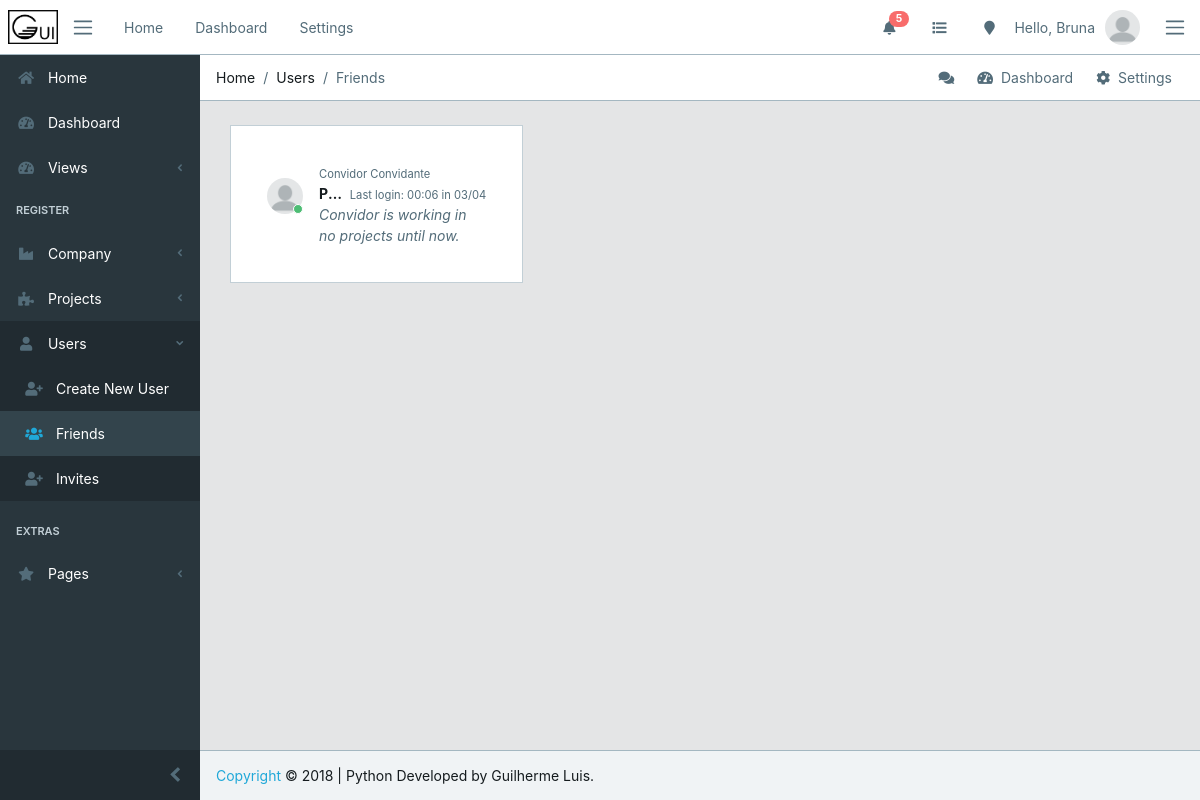
The page /register/users/friends/ (signed in) on the database its author committed.
### register/models.py (models this page shows, shortened)
class UserProfile(models.Model):
    user = models.ForeignKey(User, on_delete=models.CASCADE)
    company = models.ForeignKey(Company, on_delete=models.CASCADE)
    project = models.ManyToManyField(Project, blank=True)
    friends = models.ManyToManyField('self', blank=True)

class Company(models.Model):
    social_name = models.CharField(max_length=80)
    name = models.CharField(max_length=80)
    email = models.EmailField()
    city = models.CharField(max_length=50)
    found_date = models.DateField()
    class Meta:
        verbose_name_plural = 'Companies'
        ordering = ('name',)
    def __str__(self):
        return (self.name)

### register/views.py (the view)
# urls.py: path('users/friends/', views.friends, name='friends'),
def friends(request):
    user = get_active_profile(request)
    friends = user.friends.all()
    context = {
        'friends' : friends,
    }
    return render(request, 'register/friends.html', context)

### register/views.py (called while the page is built)
def get_active_profile(request):
    user_id = request.user.userprofile_set.values_list()[0][0]
    return UserProfile.objects.get(id=user_id)

### register/templates/register/friends.html
{% extends 'core/base.html' %}
{% load staticfiles %}
{% block breadcrumb %}
        <li class="breadcrumb-item">Home</li>
        <li class="breadcrumb-item">Users</li>
        <li class="breadcrumb-item active">Friends</li>
{% endblock breadcrumb%}
{% block content %}
<div class="container-fluid">
    <div id="ui-view" style="opacity: 1;"><div class="animated fadeIn">
        <div class="row">
                {% if friends %}
                {% for friend in friends %}
                <div class="col-sm-6 col-md-4">
                    <div class="card">
                        <div class="card-body">
                            <div class="tab-pane p-3 active show">
                              <div class="message">
                                <div class="py-3 pb-5 mr-3 float-left">
                                  <div class="avatar">
                                    <img src="/static/core/img/avatar/blank_profile.png" class="img-avatar" alt="{{ friend.user.get_full_name }}">
                                    <span class="avatar-status badge-success"></span>
                                  </div>
                                </div>
                                <div>
                                  <small class="text-muted">{{ friend.user.get_full_name }}</small>
                                    {% if friend.user.last_login %}
                                  <small class="text-muted float-right mt-1">Last login: {{ friend.user.last_login|date:"H:i" }} in {{ friend.user.last_login|date:"d/m" }}</small>
                                    {% endif %}
                                </div>
                                <div class="text-truncate font-weight-bold">{{ friend.company }}</div>
                                {% if friend.user.project_set.all %}
                                <em class="text-muted">Projects that {{ friend.user.first_name }} is working:</em>
                                <small class="text-muted">
                                    {% for project in friend.user.project_set.all %}
                                    {{ project.name }},
                                    {% endfor %}
                                </small>
                                {% else %}
                                <em class="text-muted">{{ friend.user.first_name }} is working in no projects until now.</em>
                                {% endif %}
                              </div>
                            </div>
                        </div>
                    </div>
                </div>
                {% endfor %}
                {% else %}
                <span class="display-4 m-5">You have no friends :(</span>
                {% endif %}
            </div>
        </div>
    </div>
</div>
{% endblock %}

### core/templates/core/base.html (shortened to what this page needs)
{% load static %}
<!DOCTYPE html>
<html lang="en">
<head>
  <link rel="stylesheet" href="https://use.fontawesome.com/releases/v5.0.9/css/all.css">
  <link href="{% static 'core/css/simple-line-icons.min.css' %}" rel="stylesheet">
  <link href="{% static 'core/css/style.css' %}" rel="stylesheet">
  <link href="{% static 'core/css/estilo.css' %}" rel="stylesheet">
</head>
{% block body %}
<body class="app header-fixed sidebar-fixed aside-menu-fixed aside-menu-hidden">
  <header class="app-header navbar">
    <img src="{% static 'core/img/logos/gui-horizontal.png' %}" alt="" class="brand-gui ml-2 d-none d-sm-block">
    <button class="navbar-toggler sidebar-toggler d-md-down-none" type="button">
      <span class="navbar-toggler-icon"></span>
    </button>
    <ul class="nav navbar-nav d-md-down-none">
      <li class="nav-item px-3">
        <a class="nav-link" href="{% url 'core:index' %}">Home</a>
      </li>
      <li class="nav-item px-3">
        <a class="nav-link" href="{% url 'core:dashboard' %}">Dashboard</a>
      </li>
      <li class="nav-item px-3">
        <a class="nav-link" href="#">Settings</a>
      </li>
    </ul>
    <ul class="nav navbar-nav ml-auto">
      <li class="nav-item d-md-down-none">
        <a class="nav-link" href="#"><i class="fa fa-bell"></i><span class="badge badge-pill badge-danger">5</span></a>
      </li>
      <li class="nav-item d-md-down-none">
        <a class="nav-link" href="#"><i class="fa fa-list"></i></a>
      </li>
      <li class="nav-item d-md-down-none">
        <a class="nav-link" href="#"><i class="fa fa-map-marker"></i></a>
      </li>
      {% if user.is_authenticated %}
      <li class="text-muted">Hello, {{ user.first_name }}</li>
      {% else %}
      <li class="text-muted">
        <a href="{% url 'core:login' %}">sign in</a>
      </li>
      {% endif %}
      <li class="nav-item dropdown">
        <a class="nav-link" data-toggle="dropdown" href="#" role="button" aria-haspopup="true" aria-expanded="false">
          <img src="{% static 'core/img/avatar/blank_profile.png' %}" class="img-avatar" alt="{{ user }}">
        </a>
      </li>
    </ul>
    <button class="navbar-toggler aside-menu-toggler" type="button">
      <span class="navbar-toggler-icon"></span>
    </button>
  </header>
  <div class="app-body">
    <div class="sidebar">
      <nav class="sidebar-nav">
        <ul class="nav">
          <li class="nav-item">
            <a class="nav-link" href="{% url 'core:index' %}"><i class="fa fa-home"></i> Home</a>
          </li>
          <li class="nav-item">
            <a class="nav-link" href="{% url 'core:dashboard' %}"><i class="fa fa-tachometer-alt"></i> Dashboard</a>
          </li>
          <li class="nav-item nav-dropdown">
            <a class="nav-link nav-dropdown-toggle" href="#"><i class="fa fa-tachometer-alt"></i> Views</a>
          </li>
          <li class="nav-title">
            Register
          </li>
          <li class="nav-item nav-dropdown">
            <a class="nav-link nav-dropdown-toggle" href="#"><i class="fa fa-industry"></i> Company</a>
          </li>
          <li class="nav-item nav-dropdown">
            <a class="nav-link nav-dropdown-toggle" href="#"><i class="fa fa-puzzle-piece"></i> Projects</a>
          </li>
          <li class="nav-item nav-dropdown">
            <a class="nav-link nav-dropdown-toggle" href="#"><i class="fa fa-user"></i> Users</a>
            <ul class="nav-dropdown-items">
              <li class="nav-item">
                <a class="nav-link" href="{% url 'register:new-user' %}"><i class="fa fa-user-plus ml-2"></i> Create New User</a>
              </li>
              <li class="nav-item">
                <a class="nav-link" href="{% url 'register:friends' %}"><i class="fa fa-users ml-2"></i> Friends</a>
              </li>
              <li class="nav-item">
                <a class="nav-link" href="{% url 'register:invites' %}"><i class="fa fa-user-plus ml-2"></i> Invites</a>
              </li>
            </ul>
          </li>
          <li class="divider"></li>
          <li class="nav-title">
            Extras
          </li>
          <li class="nav-item nav-dropdown">
            <a class="nav-link nav-dropdown-toggle" href="#"><i class="fa fa-star"></i> Pages</a>
          </li>
        </ul>
      </nav>
      <button class="sidebar-minimizer brand-minimizer" type="button"></button>
    </div>
    <main class="main">
      <ol class="breadcrumb">
        {% block breadcrumb %}{% endblock breadcrumb%}
        <li class="breadcrumb-menu d-md-down-none">
          <div class="btn-group" role="group" aria-label="Button group">
            <a class="btn" href="#"><i class="fa fa-comments"></i></a>
            <a class="btn" href="./"><i class="fa fa-tachometer-alt"></i> &nbsp;Dashboard</a>
            <a class="btn" href="#"><i class="fa fa-cog"></i> &nbsp;Settings</a>
          </div>
        </li>
      </ol>
{% block content %}
{% endblock %}
    </main>
  </div>
  <footer class="app-footer">
    <span><a href="http://coreui.io">Copyright</a> © 2018 | Python Developed by Guilherme Luis.</span>
  </footer>
</body>
{% endblock body %}
</html>

### core/static/core/css/estilo.css (style rules this page uses)
.brand-gui { width: 50px; position: relative; }

### rows shown on the page
UserProfile: user.get_full_name "Convidor Convidante", user.last_login "00:06", user.last_login "03/04", company "P…", user.first_name "Convidor"

### other values the page prints
{{ user.first_name }} "Bruna"
